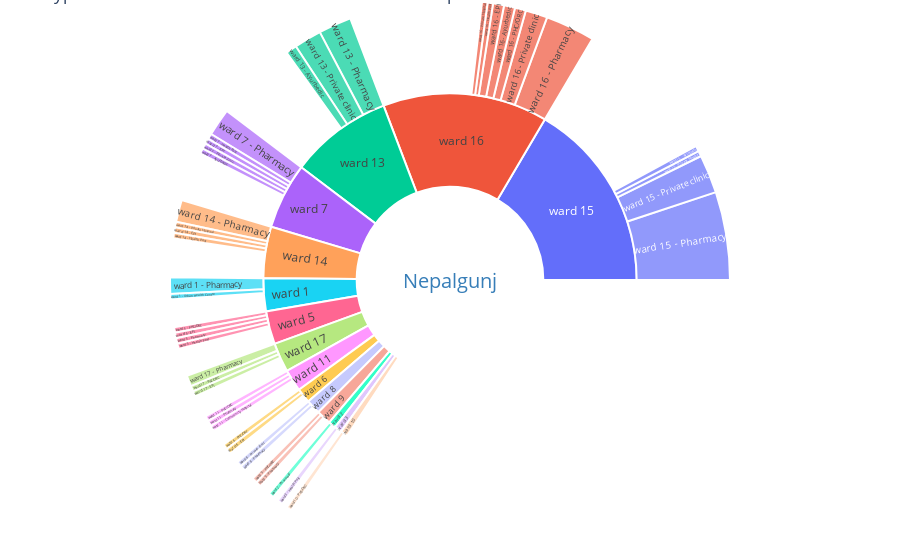

Notebook code for this chart:
### Code cell
trace = go.Sunburst(
    labels=labels,
    parents=parents,
    values=values,
    outsidetextfont = {"size": 20, "color": "#377eb8"},
    marker = {"line": {"width": 2}},
)

layout = go.Layout(
    title = "Types of health service in different Wards of Bhaktapur",
    margin = go.layout.Margin(t=0, l=0, r=0, b=0)
)

py.iplot(go.Figure([trace], layout), filename='basic_sunburst_chart')

### Figure 1 — Plotly figure (JSON) as saved in the notebook; plotly's stock layout.template omitted (floating-point values rounded to 4 significant figures)
{"data": [{"labels": ["Nepalgunj", "ward 1", "ward 2", "ward 3", "ward 5", "ward 6", "ward 7", "ward 8", "ward 9", "ward 10", "ward 11", "ward 13", "ward 14", "ward 15", "ward 16", "ward 17", "ward 1 - Pharmacy", "ward 1 - Urban Health Centre", "ward 2 - Pharmacy", "ward 3 - Health Post", "ward 5 - PHC/ORC", "ward 5 - EPI", "ward 5 - Pharmacy", "ward 5 - Health Post", "ward 6 - PHC/ORC", "ward 6 - EPI", "ward 7 - Pharmacy", "ward 7 - Health Post", "ward 7 - EPI", "ward 7 - Private clinic", "ward 7 - Ayurbedic", "ward 8 - Private clinic", "ward 8 - Pharmacy", "ward 9 - PHC/ORC", "ward 9 - Pharmacy", "ward 10 - PHC/ORC", "ward 11 - PHC/ORC", "ward 11 - Pharmacy", "ward 11 - Community Hospital", "ward 13 - Pharmacy", "ward 13 - Private clinic", "ward 13 - Ayurbedic", "ward 14 - Pharmacy", "ward 14 - Private Hospital", "ward 14 - EPI", "ward 14 - Health Post", "ward 15 - Pharmacy", "ward 15 - Private clinic", "ward 15 - Private Hospital", "ward 15 - Ayurbedic", "ward 16 - Pharmacy", "ward 16 - Private clinic", "ward 16 - PHC/ORC", "ward 16 - Ayurbedic", "ward 16 - EPI", "ward 16 - Health Post", "ward 16 - Private Hospital", "ward 17 - Pharmacy", "ward 17 - PHC/ORC", "ward 17 - EPI"], "marker": {"line": {"width": 2}}, "outsidetextfont": {"color": "#377eb8", "size": 20}, "parents": ["", "Nepalgunj", "Nepalgunj", "Nepalgunj", "Nepalgunj", "Nepalgunj", "Nepalgunj", "Nepalgunj", "Nepalgunj", "Nepalgunj", "Nepalgunj", "Nepalgunj", "Nepalgunj", "Nepalgunj", "Nepalgunj", "Nepalgunj", "ward 1", "ward 1", "ward 2", "ward 3", "ward 5", "ward 5", "ward 5", "ward 5", "ward 6", "ward 6", "ward 7", "ward 7", "ward 7", "ward 7", "ward 7", "ward 8", "ward 8", "ward 9", "ward 9", "ward 10", "ward 11", "ward 11", "ward 11", "ward 13", "ward 13", "ward 13", "ward 14", "ward 14", "ward 14", "ward 14", "ward 15", "ward 15", "ward 15", "ward 15", "ward 16", "ward 16", "ward 16", "ward 16", "ward 16", "ward 16", "ward 16", "ward 17", "ward 17", "ward 17"], "type": "sunburst", "values": [108, 5, 1, 1, 5, 2, 9, 2, 2, 1, 3, 15, 7, 27, 24, 4, 3, 1, 1, 1, 1, 1, 1, 1, 1, 1, 5, 1, 1, 1, 1, 1, 1, 1, 1, 1, 1, 1, 1, 6, 5, 2, 4, 1, 1, 1, 16, 7, 1, 1, 9, 4, 2, 2, 2, 1, 1, 2, 1, 1]}], "layout": {"margin": {"b": 0, "l": 0, "r": 0, "t": 0}, "title": {"text": "Types of health service in different Wards of Bhaktapur"}}}
